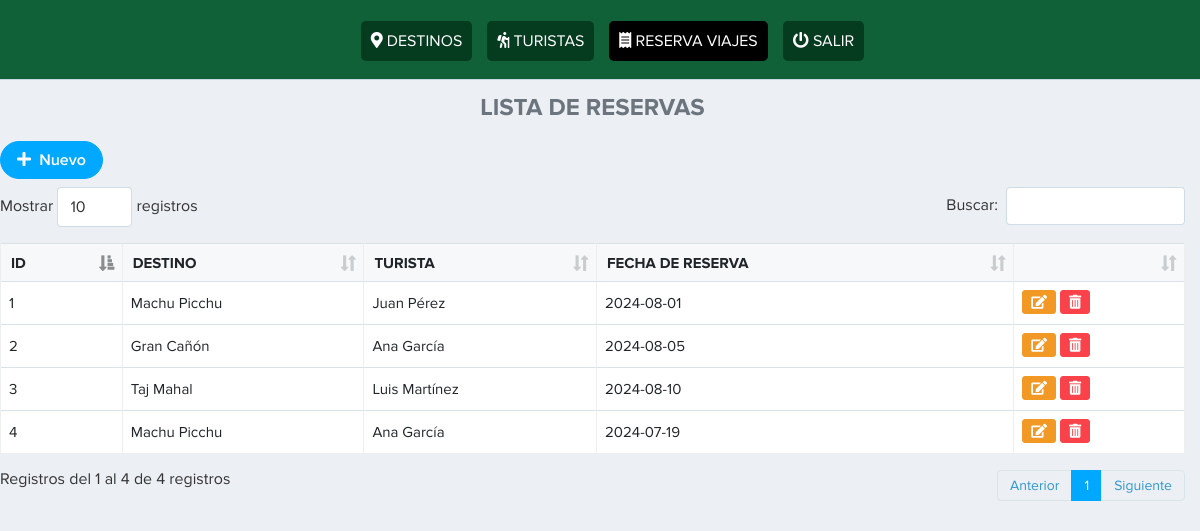
Page /vista/reserva.php (signed in) on the committed database.
### tables this page shows
CREATE TABLE `reservas` (
  `reserva_id` int(11) NOT NULL AUTO_INCREMENT,
  `destino_id` int(11) NOT NULL,
  `turista_id` int(11) NOT NULL,
  `fecha_reserva` date NOT NULL,
  PRIMARY KEY (`reserva_id`),
  KEY `destino_id` (`destino_id`),
  KEY `turista_id` (`turista_id`),
  CONSTRAINT `reservas_ibfk_1` FOREIGN KEY (`destino_id`) REFERENCES `destinos` (`destino_id`),
  CONSTRAINT `reservas_ibfk_2` FOREIGN KEY (`turista_id`) REFERENCES `turistas` (`turista_id`)
);

CREATE TABLE `destinos` (
  `destino_id` int(11) NOT NULL AUTO_INCREMENT,
  `nombre` varchar(100) NOT NULL,
  `pais` varchar(100) NOT NULL,
  `descripcion` text DEFAULT NULL,
  `costo` decimal(10,2) NOT NULL,
  PRIMARY KEY (`destino_id`)
);

CREATE TABLE `turistas` (
  `turista_id` int(11) NOT NULL AUTO_INCREMENT,
  `nombre` varchar(100) NOT NULL,
  `apellido` varchar(100) NOT NULL,
  `email` varchar(100) NOT NULL,
  `telefono` varchar(20) NOT NULL,
  PRIMARY KEY (`turista_id`)
);

### vista/reserva.php (the view, shortened to what this page needs)
<?php
require('./layout/topbar.php');
?>
<div class="page-content">
    <script>
        function advertencia(e) {
            if (!confirm("¿Está seguro de eliminar esta reserva?")) {
                e.preventDefault();
            }
        }
    </script>
    <h4 class="text-secondary text-center font-weight-bold">LISTA DE RESERVAS</h4>
    <?php
    include "../config/conexion.php";
    $sql = $conexion->query("SELECT reservas.*, destinos.nombre AS destino_nombre, turistas.nombre AS turista_nombre, turistas.apellido AS turista_apellido FROM reservas
                             INNER JOIN destinos ON reservas.destino_id = destinos.destino_id
                             INNER JOIN turistas ON reservas.turista_id = turistas.turista_id");
    ?>
    <a data-toggle="modal" data-target="#exampleModalRegistro" class="btn btn-primary btn-rounded mb-2"><i class="fas fa-plus"></i> &nbsp;Nuevo</a>
    <table class="table table-bordered table-hover w-100" id="example">
        <thead>
            <tr>
                <th scope="col">ID</th>
                <th scope="col">DESTINO</th>
                <th scope="col">TURISTA</th>
                <th scope="col">FECHA DE RESERVA</th>
                <th></th>
            </tr>
        </thead>
        <tbody>
            <?php
            while ($datos = $sql->fetch_object()) { ?>
                <tr>
                    <td><?= $datos->reserva_id ?></td>
                    <td><?= $datos->destino_nombre ?></td>
                    <td><?= $datos->turista_nombre . ' ' . $datos->turista_apellido ?></td>
                    <td><?= $datos->fecha_reserva ?></td>
                    <td>
                        <a href="" data-toggle="modal" data-target="#exampleModal<?= $datos->reserva_id ?>" class="btn btn-warning btn-sm"><i class="fas fa-edit"></i></a>
                        <a href="reserva.php?id=<?= $datos->reserva_id ?>" onclick="advertencia(event)" class="btn btn-danger btn-sm"><i class="fas fa-trash-alt"></i></a>
                    </td>
                </tr>
            <?php }
            ?>
        </tbody>
    </table>
</div>
<?php require('./layout/footer.php'); ?>

### vista/layout/topbar.php (shortened to what this page needs)
<!doctype html>
<html lang="es">
<head>
    <head lang="es">
        <link href="../public/app/publico/css/lib/font-awesome/font-awesome.min.css" rel="stylesheet">
        <link href="../public/bootstrap5/css/bootstrap.min.css" rel="stylesheet">
        <link rel="stylesheet" href="../public/app/publico/css/lib/lobipanel/lobipanel.min.css">
        <link rel="stylesheet" href="../public/app/publico/css/separate/vendor/lobipanel.min.css">
        <link rel="stylesheet" href="../public/app/publico/css/lib/jqueryui/jquery-ui.min.css">
        <link rel="stylesheet" href="../public/app/publico/css/separate/pages/widgets.min.css">
        <link rel="stylesheet" href="../public/fontawesome/css/all.min.css">
        <link rel="stylesheet" href="../public/fontawesome/css/fontawesome.min.css">
        <link rel="stylesheet" href="../public/app/publico/css/lib/datatables-net/datatables.min.css">
        <link rel="stylesheet" href="../public/app/publico/css/separate/vendor/datatables-net.min.css">
        <link href="../public/app/publico/css/lib/bootstrap/bootstrap.min.css" rel="stylesheet">
        <link href="../public/app/publico/css/main.css" rel="stylesheet">
        <link href="../public/app/publico/css/mis_estilos/estilos.css" rel="stylesheet">
        <link rel="stylesheet" type="text/css" href="../public/app/publico/css/lib/jquery-flex-label/jquery.flex.label.css">
        <link href="../public/principal/css/estilos.css" rel="stylesheet">
        <link href="../public/pnotify/css/pnotify.css" rel="stylesheet" />
        <link href="../public/pnotify/css/pnotify.buttons.css" rel="stylesheet" />
        <link href="../public/pnotify/css/custom.min.css" rel="stylesheet" />
    </head>
</head>
<body class="with-side-menu">
    <div id="app">
        <header class="site-header" style="background: #106138;">
            <div class="vinculos" style="padding-left: 40px;">
                <li class="lista">
                    <a href="inicio.php" class="destino item">
                        <span class="lbl"><i class="fas fa-map-marker-alt"></i> DESTINOS</span>
                    </a>
                </li>
                <li class="lista">
                    <a href="turista.php" class="turista item">
                        <span class="lbl"><i class="fas fa-hiking"></i> TURISTAS</span>
                    </a>
                </li>
                <li class="lista">
                    <a href="reserva.php" class="reserva item">
                        <span class="lbl"><i class="fas fa-receipt"></i> RESERVA VIAJES</span>
                    </a>
                </li>
                <li class="lista">
                    <a href="../controlador/controlador_cerrar_sesion.php" class="item">
                        <span class="lbl"><i class="fas fa-power-off"></i> SALIR</span>
                    </a>
                </li>
            </div>
    </div>

### vista/layout/footer.php (shortened to what this page needs)
</body>
</html>

### vista/reserva.php (style rules this page uses)
.reserva { background: #000000!important; }

### vista/layout/topbar.php (style rules this page uses)
.page-content { margin-top: 70px; }
a.item { text-decoration: none; background: #053B1F; color: white; padding: 10px; border-radius: 5px; }
li { list-style: none; }
.lista { margin-top: 10px !important; }
.vinculos { display: flex; flex-direction: row; justify-content: center; gap: 15px; }

### rows in the picture
reservas: reserva_id "1", destino.nombre "Machu Picchu", turista.nombre "Juan", turista.apellido "Pérez", fecha_reserva "2024-08-01"
reservas: reserva_id "2", destino.nombre "Gran Cañón", turista.nombre "Ana", turista.apellido "García", fecha_reserva "2024-08-05"
reservas: reserva_id "3", destino.nombre "Taj Mahal", turista.nombre "Luis", turista.apellido "Martínez", fecha_reserva "2024-08-10"
reservas: reserva_id "4", destino.nombre "Machu Picchu", turista.nombre "Ana", turista.apellido "García", fecha_reserva "2024-07-19"
